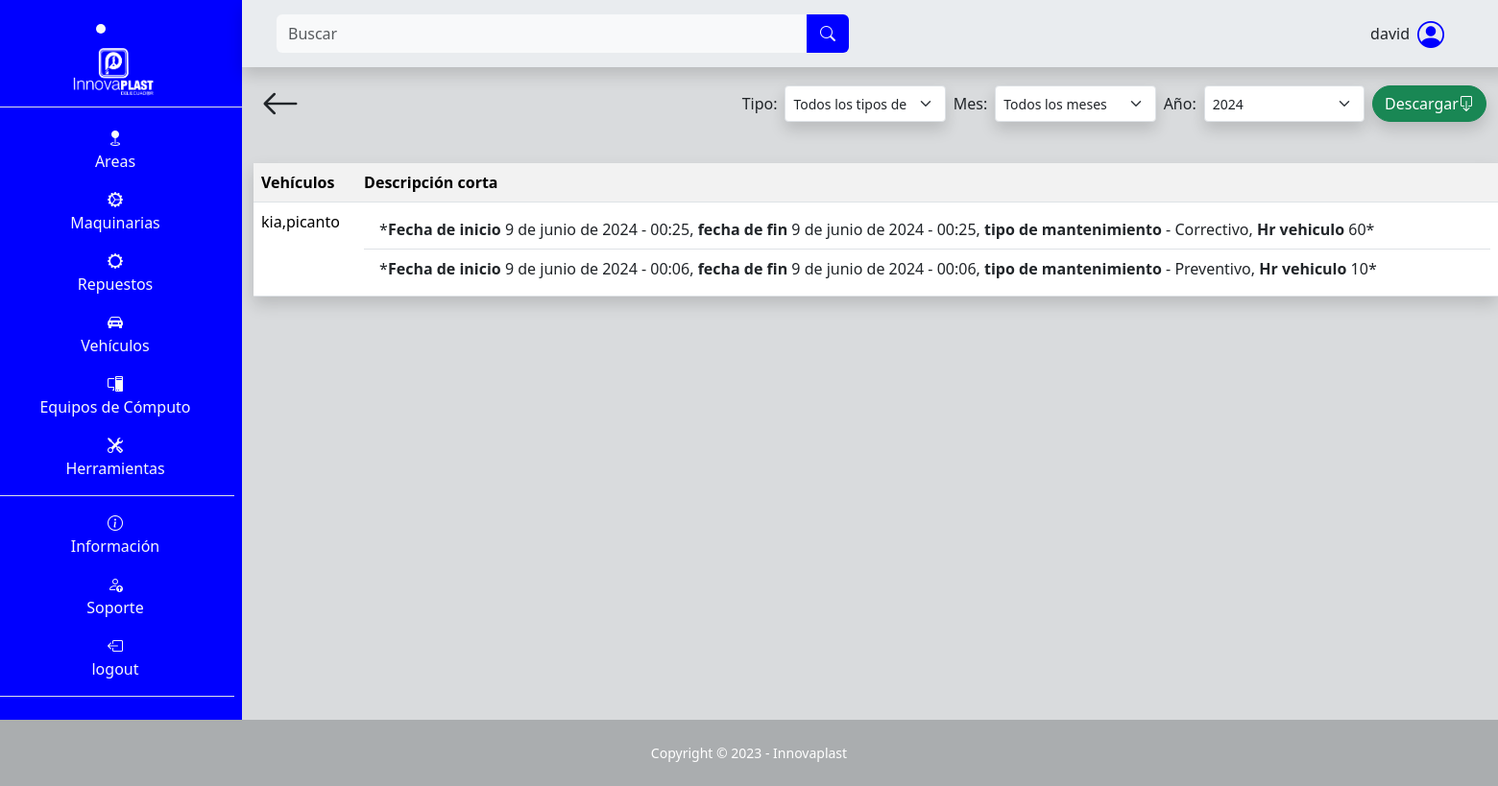
Page /vehiculo/tabla/ (signed in) on the earlier database version.
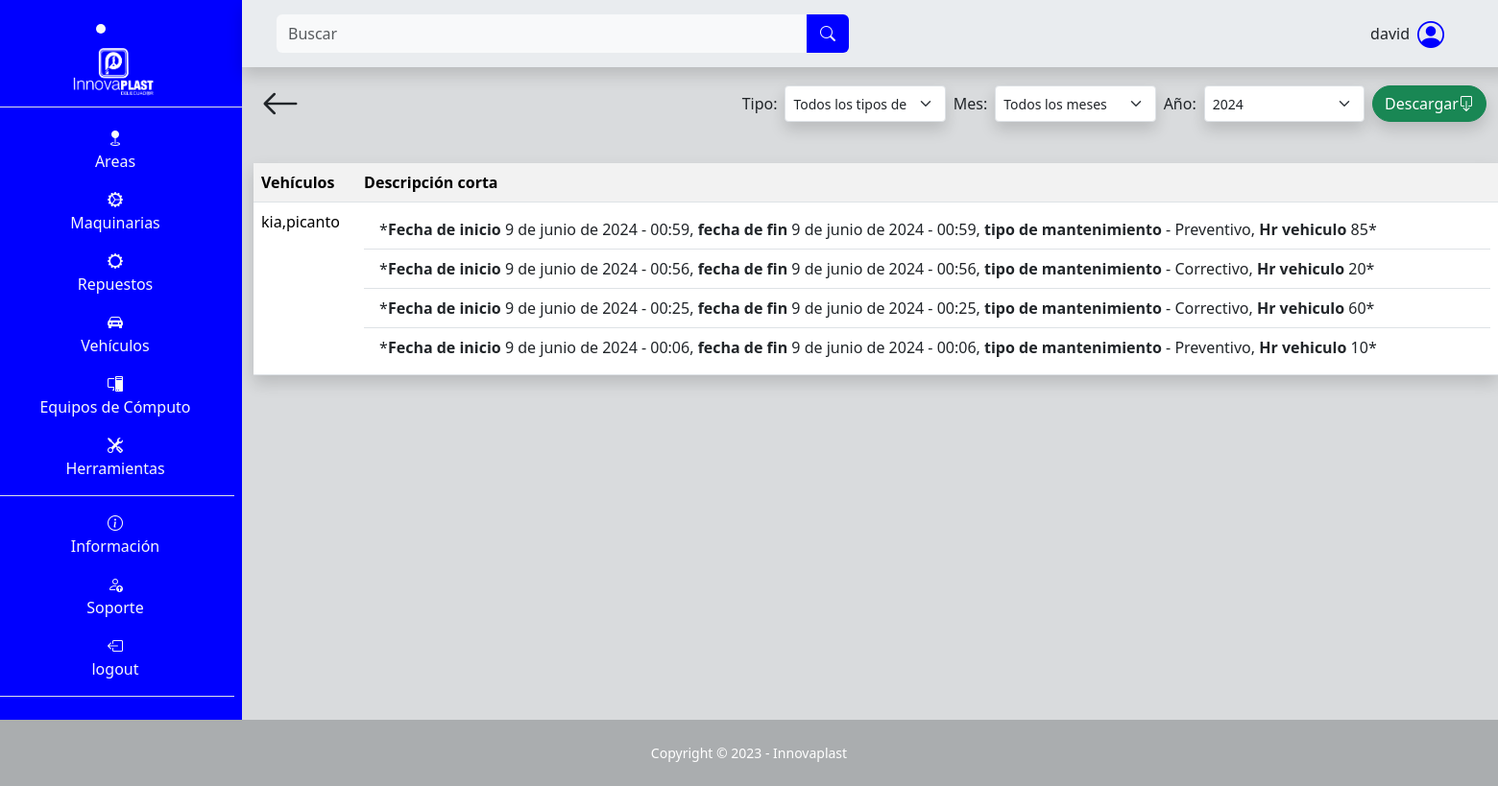
Same page on the later database version.
### SGE_vehiculo/models.py (models this page shows, shortened)
class Vehiculo(models.Model):
    marca = models.CharField(max_length=50, null=False, blank=False)
    modelo = models.CharField(max_length=50, null=False, blank=False)
    matricula = models.CharField(max_length=50, null=False, blank=False)
    número_de_chasis = models.CharField(max_length=50, null=False, blank=False)
    motor = models.CharField(max_length=50, null=False, blank=False)
    km_recorridos = models.IntegerField(blank=False, null=False)
    intervalo_mantenimiento = models.IntegerField(blank=False, null=False)
    intervalo_mantenimiento_cambio_filtro_aceite = models.IntegerField(blank=False, null=False, default=0)
    intervalo_mantenimiento_cambio_filtro_aire_combustible = models.IntegerField(blank=False, null=False, default=0)
    intervalo_mantenimiento_cambio_filtro_caja_corona = models.IntegerField(blank=False, null=False, default=0)
    image = models.ImageField(upload_to="vehiculo/image", null=False, blank=False)
    fecha_ultimo_mantenimiento = models.DateField(default=date.today, blank=False, null=False)
    nombre_chofer = models.CharField(max_length=50, null=False, blank=False)
    contraseña_chofer = models.CharField(max_length=20, blank=False, null=False)
    teléfono_chofer = models.CharField(max_length=10, blank=False, null=False)
    dirección_chofer = models.CharField(max_length=30, blank=False, null=False)
    dni_chofer = models.IntegerField(max_length=10, blank=False, null=False)

class MantenimientoVehiculo(models.Model):
    vehiculo = models.ForeignKey(Vehiculo, on_delete=models.CASCADE)
    tipo = models.ForeignKey(TipoMantenimientoVehiculo, on_delete=models.CASCADE)
    fecha_inicio = models.DateField(default=date.today)
    hora_inicio = models.TimeField(default=datetime.now().time())
    fecha_fin = models.DateField(default=date.today)
    hora_fin = models.TimeField(default=datetime.now().time())
    km_recorridos = models.IntegerField(blank=False, null=False)
    operador = models.CharField(max_length=100, blank=False, null=False)
    descripción = models.TextField(max_length=400, null=False, blank=False)
    partes_y_piezas = models.TextField(max_length=400, null=False, blank=False)
    image = models.ImageField(upload_to="vehiculo/mantenimiento/image", null=False, blank=False, default=None)
    image2 = models.ImageField(upload_to="vehiculo/mantenimiento/image", null=False, blank=False, default=None)
    image3 = models.ImageField(upload_to="vehiculo/mantenimiento/image", null=False, blank=False, default=None)

class TipoMantenimientoVehiculo(models.Model):
    tipo = models.CharField(max_length=100, blank=False, null=False)
    def __str__(self):
        return self.tipo

### SGE_vehiculo/views.py (the view)
# urls.py: path('tabla/', views.tabla_mantenimientos, name="area_tabla_mantenimientos"),
@login_required
def tabla_mantenimientos(request):
    vehiculos = Vehiculo.objects.all()
    tipos_mantenimiento = TipoMantenimientoVehiculo.objects.all()
    for vehiculo in vehiculos:
        vehiculo.mantenimientos = vehiculo.mantenimientovehiculo_set.all().order_by('-fecha_fin', '-hora_fin')
    context = {
        'vehiculos': vehiculos,
        'tipos_mantenimiento': tipos_mantenimiento,
    }
    return render(request, 'SGE_vehiculo/tablas.html', context)

### templates/SGE_vehiculo/tablas.html (shortened to what this page needs)
{% extends "layout/base.html" %}
{% block 'content' %}
<div class="container">
    <div class="d-flex p-2 justify-content-between">
        <a class="text-decoration-none text-dark" href="{% url "vehiculo" %}">
            <i class="bi bi-arrow-left fs-1"></i>
        </a>
        <form class="d-flex mt-auto mb-auto" action="{% url 'documento_general_mantenimientos_vehiculo' %}" method="get" style="max-height: 50px; min-width: 600px;">
          <label class="mt-auto mb-auto m-1" for="tipo_mantenimiento">Tipo:</label>
            <select class="form-select form-select-sm m-1 shadow" name="tipo_mantenimiento" id="tipo_mantenimiento">
                <option value="">Todos los tipos de mantenimiento</option>
            </select>
          <label class="mt-auto mb-auto m-1" for="mes">Mes:</label>
          <select class="form-select form-select-sm m-1 shadow" name="mes" id="mes">
            <option value="">Todos los meses</option>
          </select>
          <label class="mt-auto mb-auto m-1" for="anio">Año:</label>
          <select class="form-select form-select-sm m-1 shadow" name="anio" id="anio">
              <option value="2024">2024</option>
          </select>
          <button type="submit" value="Submit" class="btn btn-success d-flex m-1 shadow rounded-pill">Descargar  <i class="bi bi-box-arrow-down mt-auto mb-auto"></i></button>
        </form>
    </div>
    <table class="table table-striped mt-4 shadow">
      <tr>
        <th>Vehículos</th>
        <th>Descripción corta</th>
      </tr>
      {% for vehiculo in vehiculos %}
      <tr>
        <td>{{ vehiculo.marca }},{{ vehiculo.modelo }}</td>
        <td>
          <ul class="list-group list-group-flush">
            {% for mantenimiento in vehiculo.mantenimientos %}
            <li class="list-group-item">*<b>Fecha de inicio</b> {{ mantenimiento.fecha_inicio }} - {{ mantenimiento.hora_inicio }}, <b>fecha de fin</b> {{ mantenimiento.fecha_fin }} - {{ mantenimiento.hora_fin }}, <b>tipo de mantenimiento</b> - {{ mantenimiento.tipo }}, <b>Hr vehiculo</b> {{ mantenimiento.km_recorridos }}*</li>
            {% endfor %}
          </ul>
        </td>
      </tr>
      {% endfor %}
    </table>
</div>
{% endblock %}

Differences in the rows shown:
added MantenimientoVehiculo: fecha_inicio "9 de junio de 2024", hora_inicio "00:59", fecha_fin "9 de junio de 2024", hora_fin "00:59", tipo "Preventivo", km_recorridos "85"
added MantenimientoVehiculo: fecha_inicio "9 de junio de 2024", hora_inicio "00:56", fecha_fin "9 de junio de 2024", hora_fin "00:56", tipo "Correctivo", km_recorridos "20"
